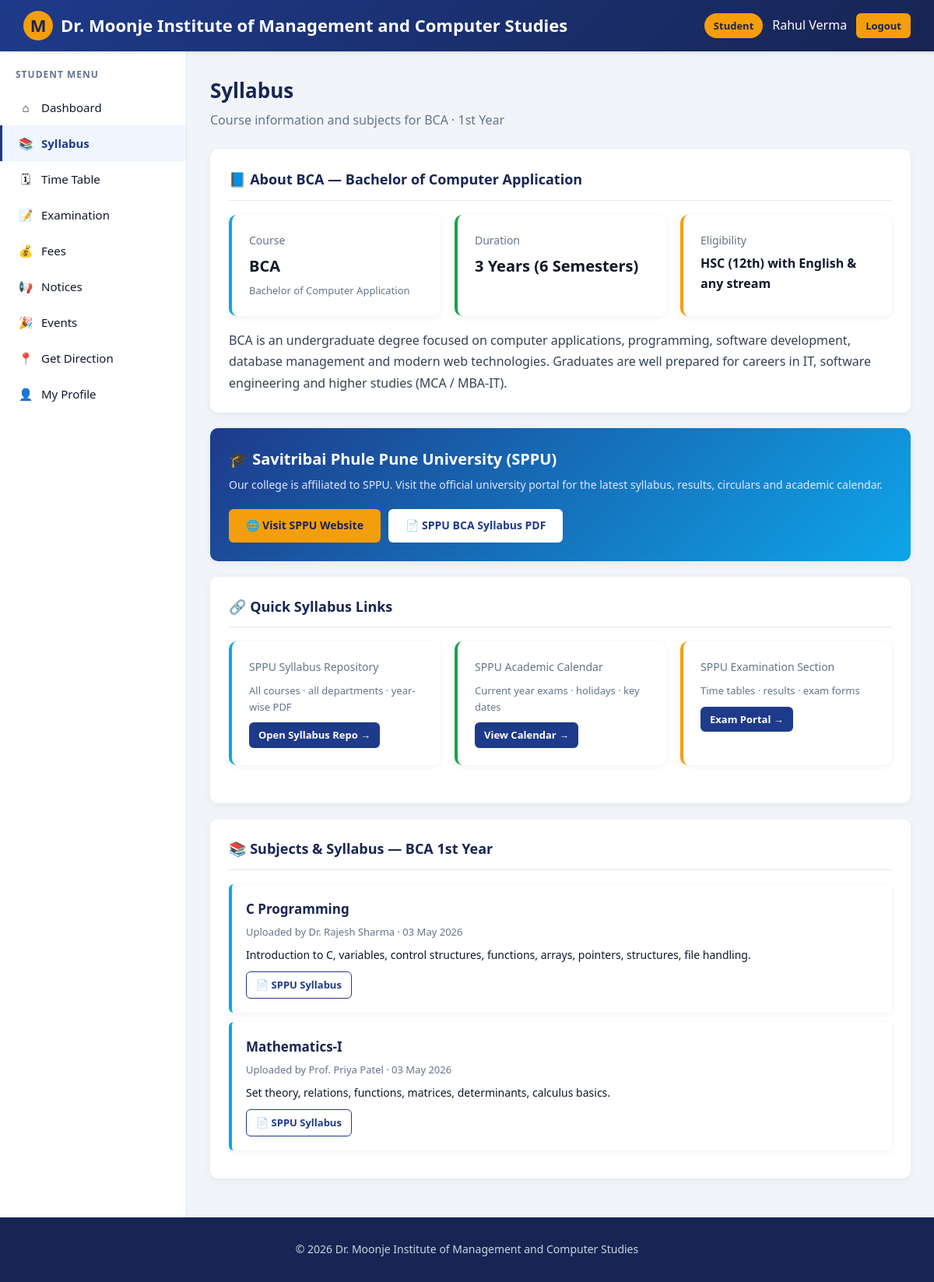
The app's page /student/syllabus.php (signed in) with its own data.
### tables this page shows
CREATE TABLE syllabus (
    id INT AUTO_INCREMENT PRIMARY KEY,
    course VARCHAR(50) NOT NULL,
    year VARCHAR(10) NOT NULL,
    subject VARCHAR(100) NOT NULL,
    description TEXT,
    file_path VARCHAR(255),
    uploaded_by INT NOT NULL,
    created_at TIMESTAMP DEFAULT CURRENT_TIMESTAMP,
    FOREIGN KEY (uploaded_by) REFERENCES teachers(id) ON DELETE CASCADE
);

CREATE TABLE teachers (
    id INT AUTO_INCREMENT PRIMARY KEY,
    employee_id VARCHAR(20) NOT NULL UNIQUE,
    name VARCHAR(100) NOT NULL,
    email VARCHAR(100) NOT NULL UNIQUE,
    phone VARCHAR(15),
    password VARCHAR(255) NOT NULL,
    department VARCHAR(50) NOT NULL,
    designation VARCHAR(50),
    qualification VARCHAR(100),
    created_at TIMESTAMP DEFAULT CURRENT_TIMESTAMP
);

### config/db.php (called while the page is built, shortened)
<?php
function e($value) {
    return htmlspecialchars($value ?? '', ENT_QUOTES, 'UTF-8');
}

### student/syllabus.php (the view, shortened to what this page needs)
<?php
require_once '../includes/student_header.php';
$my_course = $_SESSION['student_course'];
$info = $course_info[$my_course] ?? null;
$stmt = $conn->prepare("SELECT s.*, t.name AS teacher_name FROM syllabus s LEFT JOIN teachers t ON s.uploaded_by=t.id WHERE s.course=? AND s.year=? ORDER BY s.subject ASC");
$stmt->bind_param('ss', $_SESSION['student_course'], $_SESSION['student_year']);
$stmt->execute();
$res = $stmt->get_result();
?>
<div class="page-header">
    <div>
        <h1>Syllabus</h1>
        <p>Course information and subjects for <?= e($_SESSION['student_course']) ?> · <?= e($_SESSION['student_year']) ?></p>
    </div>
</div>
<?php if ($info): ?>
<div class="panel">
    <h3 class="panel-title">📘 About <?= e($my_course) ?> — <?= e($info['full_name']) ?></h3>
    <div class="cards" style="margin-bottom:18px;">
        <div class="card accent">
            <div class="label">Course</div>
            <div class="value" style="font-size:20px;"><?= e($my_course) ?></div>
            <div class="sub"><?= e($info['full_name']) ?></div>
        </div>
        <div class="card success">
            <div class="label">Duration</div>
            <div class="value" style="font-size:20px;"><?= e($info['duration']) ?></div>
        </div>
        <div class="card warning">
            <div class="label">Eligibility</div>
            <div class="value" style="font-size:16px;"><?= e($info['eligibility']) ?></div>
        </div>
    </div>
    <p style="color:#334155; line-height:1.7;"><?= e($info['about']) ?></p>
</div>
<?php endif; ?>
<div class="panel" style="background:linear-gradient(135deg,#1e3a8a,#0ea5e9); color:#fff;">
    <div style="display:flex; align-items:center; justify-content:space-between; gap:20px; flex-wrap:wrap;">
        <div>
            <h3 style="color:#fff; font-size:20px; margin-bottom:6px;">🎓 Savitribai Phule Pune University (SPPU)</h3>
            <p style="color:#e0e7ff; font-size:14px;">
                Our college is affiliated to SPPU. Visit the official university portal for the latest syllabus, results, circulars and academic calendar.
            </p>
        </div>
        <div style="display:flex; gap:10px; flex-wrap:wrap;">
            <a href="http://www.unipune.ac.in/" target="_blank" rel="noopener" class="btn btn-secondary">
                🌐 Visit SPPU Website
            </a>
            <?php if ($info && !empty($info['sppu_url'])): ?>
                <a href="<?= e($info['sppu_url']) ?>" target="_blank" rel="noopener" class="btn" style="background:#fff; color:#1e3a8a;">
                    📄 SPPU <?= e($my_course) ?> Syllabus PDF
                </a>
            <?php endif; ?>
        </div>
    </div>
</div>
<div class="panel">
    <h3 class="panel-title">🔗 Quick Syllabus Links</h3>
    <div class="cards">
        <div class="card accent">
            <div class="label">SPPU Syllabus Repository</div>
            <div class="sub" style="margin-top:8px;">All courses · all departments · year-wise PDF</div>
            <p style="margin-top:10px;"><a href="http://collegecirculars.unipune.ac.in/sites/documents/Syllabus2025/Forms/AllItems.aspx" target="_blank" rel="noopener" class="btn btn-sm">Open Syllabus Repo →</a></p>
        </div>
        <div class="card success">
            <div class="label">SPPU Academic Calendar</div>
            <div class="sub" style="margin-top:8px;">Current year exams · holidays · key dates</div>
            <p style="margin-top:10px;"><a href="https://beta.unipune.ac.in/university_files/academic_calender.htm" target="_blank" rel="noopener" class="btn btn-sm">View Calendar →</a></p>
        </div>
        <div class="card warning">
            <div class="label">SPPU Examination Section</div>
            <div class="sub" style="margin-top:8px;">Time tables · results · exam forms</div>
            <p style="margin-top:10px;"><a href="https://exam.unipune.ac.in/" target="_blank" rel="noopener" class="btn btn-sm">Exam Portal →</a></p>
        </div>
    </div>
</div>
<div class="panel">
    <h3 class="panel-title">📚 Subjects &amp; Syllabus — <?= e($_SESSION['student_course']) ?> <?= e($_SESSION['student_year']) ?></h3>
    <?php if($res->num_rows): ?>
        <?php while($s = $res->fetch_assoc()): ?>
            <div class="list-item">
                <h4><?= e($s['subject']) ?></h4>
                <p class="meta">Uploaded by <?= e($s['teacher_name']) ?> · <?= date('d M Y', strtotime($s['created_at'])) ?></p>
                <p><?= nl2br(e($s['description'])) ?></p>
                <p style="margin-top:10px; display:flex; gap:8px; flex-wrap:wrap;">
                    <?php if($info && !empty($info['sppu_url'])): ?>
                        <a href="<?= e($info['sppu_url']) ?>" target="_blank" rel="noopener" class="btn btn-sm btn-light">📄 SPPU Syllabus</a>
                    <?php endif; ?>
                </p>
            </div>
        <?php endwhile; ?>
    <?php else: ?>
        <p style="color:#64748b;">No subjects uploaded by teachers yet for your course/year. You can still refer to the official SPPU syllabus link above.</p>
    <?php endif; ?>
</div>
<?php require_once '../includes/student_footer.php'; ?>

### assets/css/style.css (style rules this page uses)
* { margin:0; padding:0; box-sizing:border-box; }
:root { --primary:#1e3a8a; --primary-dark:#172554; --secondary:#f59e0b; --accent:#0ea5e9; --light:#f8fafc; --dark:#0f172a; --gray:#64748b; --border:#e2e8f0; --success:#16a34a; --danger:#dc2626; --warning:#f59e0b; --card-shadow:0 2px 8px rgba(0,0,0,0.06); }
body { font-family:'Segoe UI', Tahoma, sans-serif; background:#f1f5f9; color:var(--dark); line-height:1.6; min-height:100vh; }
a { text-decoration:none; color:var(--primary); }
.page-header { display:flex; justify-content:space-between; align-items:center; margin-bottom:25px; flex-wrap:wrap; gap:12px; }
.page-header h1 { font-size:26px; color:var(--primary-dark); }
.page-header p { color:var(--gray); margin-top:4px; }
.cards { display:grid; grid-template-columns:repeat(auto-fit,minmax(220px,1fr)); gap:18px; margin-bottom:25px; }
.card { background:#fff; border-radius:10px; padding:22px; box-shadow:var(--card-shadow); border-left:4px solid var(--primary); }
.card.success { border-left-color:var(--success); }
.card.warning { border-left-color:var(--warning); }
.card.accent { border-left-color:var(--accent); }
.card .label { color:var(--gray); font-size:14px; margin-bottom:6px; }
.card .value { font-size:30px; font-weight:700; color:var(--dark); }
.card .sub { color:var(--gray); font-size:13px; margin-top:5px; }
.panel { background:#fff; border-radius:10px; padding:24px; box-shadow:var(--card-shadow); margin-bottom:20px; }
.panel-title { font-size:18px; font-weight:600; margin-bottom:18px; padding-bottom:12px; border-bottom:1px solid var(--border); color:var(--primary-dark); }
.btn { display:inline-block; padding:10px 22px; background:var(--primary); color:#fff; border:none; border-radius:6px; cursor:pointer; font-size:14px; font-weight:600; transition:background .2s, transform .1s; text-decoration:none; }
.btn-secondary { background:var(--secondary); color:var(--primary-dark); }
.btn-light { background:#fff; color:var(--primary); border:1px solid var(--primary); }
.btn-sm { padding:6px 12px; font-size:13px; }
.list-item { padding:18px; background:#fff; border-left:4px solid var(--accent); border-radius:6px; margin-bottom:12px; box-shadow:var(--card-shadow); }
.list-item h4 { color:var(--primary-dark); margin-bottom:6px; font-size:17px; }
.list-item .meta { color:var(--gray); font-size:13px; margin-bottom:8px; }
.list-item p { color:var(--dark); font-size:14px; }

### records on screen
syllabus: subject "C Programming", uploaded_by.name "Dr. Rajesh Sharma", created_at "03 May 2026", description "Introduction to C, variables, control structures, functions, arrays, pointers, structures, file handling."
syllabus: subject "Mathematics-I", uploaded_by.name "Prof. Priya Patel", created_at "03 May 2026", description "Set theory, relations, functions, matrices, determinants, calculus basics."

### other values on screen
$_SESSION['student_name'] "Rahul Verma"
$_SESSION['student_course'] "BCA"
$_SESSION['student_year'] "1st Year"
$my_course "BCA"
$info['full_name'] "Bachelor of Computer Application"
$info['duration'] "3 Years (6 Semesters)"
$info['eligibility'] "HSC (12th) with English & any stream"
